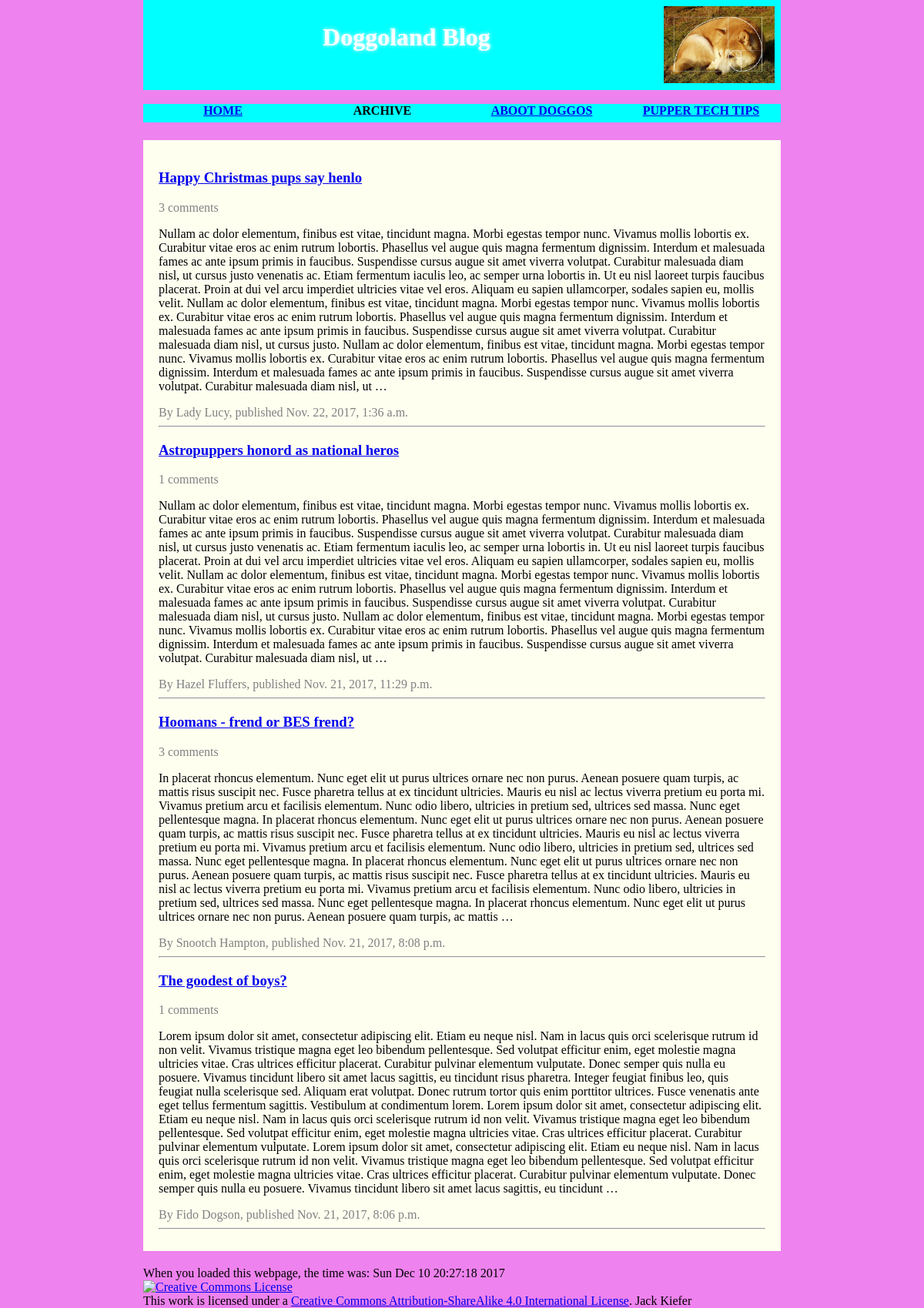
The page /blog/archive on the database its author committed.
### blog/models.py (models this page shows, shortened)
class Blog(models.Model):
    title = models.CharField(max_length=200)
    author_name = models.CharField(max_length=50)
    content = models.TextField(max_length = 2000)
    posted_date = models.DateTimeField('date posted')

### blog/views.py (the view)
def archive(request):
    curTime = time.strftime("%c")
    blog_list = Blog.objects.order_by('-posted_date')
    template = loader.get_template('blog/archive.html')
    context = {
        'blog_list': blog_list,
        'curTime': curTime,
    }
    return HttpResponse(template.render(context,request))

### blog/templates/blog/archive.html (shortened to what this page needs)
{% load static %}
<!DOCTYPE html>
<html lang="en">
    <head>
        <link rel="stylesheet" type="text/css" href="{% static 'blog/style.css' %}">
    </head>
    <body>
    <header>
        <h1> Doggoland Blog </h1>
        <img src="{% static 'blog/fibbonaci.jpg'%}" alt="f i b b o n a c i  b o y e" />
    </header>
    <nav>
      <ul>
        <li><a href="{% url 'blog:index' %}">Home</a></li>
        <li><span>Archive</span></li>
        <li><a href="{% url 'blog:aboot' %}">Aboot doggos</a></li>
        <li><a href="{% url 'blog:tech' %}">Pupper Tech Tips</a></li>
      </ul>
    </nav>
    <main>
      <article>
      {% if blog_list %}
        {% for blog in blog_list%}
        <section>
          <h3><a href="{% url 'blog:detail' blog.id %}">{{ blog.title }}</a></h3>
          <font color="gray">{{ blog.comments_set.count }} comments</font>
          <p>
          {{ blog.content | truncatewords:200 }}
          </p>
          <font color="gray">By {{ blog.author_name }}, published {{ blog.posted_date }}</font></br>
        </section>
        <hr>
        {% endfor %}
      {% else %}
      <p> No blogs! No mames!</p>
      {% endif %}
      </article>
    </main>
    <footer>
    When you loaded this webpage, the time was: {{ curTime }}
    <br/>
    <a rel="license" href="http://creativecommons.org/licenses/by-sa/4.0/"><img alt="Creative Commons License" style="border-width:0" src="https://i.creativecommons.org/l/by-sa/4.0/88x31.png" /></a><br />This work is licensed under a <a rel="license" href="http://creativecommons.org/licenses/by-sa/4.0/">Creative Commons Attribution-ShareAlike 4.0 International License</a>. Jack Kiefer
    </footer>
   </body>
</html>

### blog/static/blog/style.css (style rules this page uses)
html { margin: 0; padding: 0; }
body { margin: 0; padding: 0; background-color: violet; width: 69%; margin: 0 auto; }
h1, h2, h3 { font-family: cursive; }
header { margin-bottom: 15px; display: flex; padding: 1%; background-color: cyan; }
header img { display: block; height: 100px; }
h1 { flex: 5; font-size: 2em; text-align: center; text-shadow: 0px 0px 5px white; color: white; }
nav { height: 30px; display: flex; flex: 100%; }
nav ul { display: flex; flex: 2; list-style-type: none; padding: 0; margin: 3px auto; background-color: cyan; }
nav li { text-align: center; display: inline; flex: 1; }
nav a, nav span { display: inline-block; height: 20px; font-weight: bold; text-transform: uppercase; }
main { display: flex; margin: 20px auto; }
article { flex: 3; padding: 20px 20px 20px 20px; background-color: #FFFFF0; }

### rows shown on the page
Blog: title "Happy Christmas pups say henlo", comments_set.count "3", content "Nullam ac dolor elementum, finibus est vitae, tincidunt magna. Morbi egestas tempor nunc. Vivamus mollis lobortis ex. Curabitur vitae eros ac enim rutrum lobortis. Phasellus vel augue quis magna fermentum dignissim. Interdum et malesuada fames ac ante ipsum primis in faucibus. Suspendisse cursus augue sit amet viverra volutpat. Curabitur malesuada diam nisl, ut cursus justo venenatis ac. Etiam fermentum iaculis leo, ac semper urna lobortis in. Ut eu nisl laoreet turpis faucibus placerat. Proin at dui vel arcu imperdiet ultricies vitae vel eros. Aliquam eu sapien ullamcorper, sodales sapien eu, mollis velit. Nullam ac dolor elementum, finibus est vitae, tincidunt magna. Morbi egestas tempor…", author_name "Lady Lucy", posted_date "Nov. 22, 2017, 1:36 a.m."
Blog: title "Astropuppers honord as national heros", comments_set.count "1", content "Nullam ac dolor elementum, finibus est vitae, tincidunt magna. Morbi egestas tempor nunc. Vivamus mollis lobortis ex. Curabitur vitae eros ac enim rutrum lobortis. Phasellus vel augue quis magna fermentum dignissim. Interdum et malesuada fames ac ante ipsum primis in faucibus. Suspendisse cursus augue sit amet viverra volutpat. Curabitur malesuada diam nisl, ut cursus justo venenatis ac. Etiam fermentum iaculis leo, ac semper urna lobortis in. Ut eu nisl laoreet turpis faucibus placerat. Proin at dui vel arcu imperdiet ultricies vitae vel eros. Aliquam eu sapien ullamcorper, sodales sapien eu, mollis velit. Nullam ac dolor elementum, finibus est vitae, tincidunt magna. Morbi egestas tempor…", author_name "Hazel Fluffers", posted_date "Nov. 21, 2017, 11:29 p.m."
Blog: title "Hoomans - frend or BES frend?", comments_set.count "3", content "In placerat rhoncus elementum. Nunc eget elit ut purus ultrices ornare nec non purus. Aenean posuere quam turpis, ac mattis risus suscipit nec. Fusce pharetra tellus at ex tincidunt ultricies. Mauris eu nisl ac lectus viverra pretium eu porta mi. Vivamus pretium arcu et facilisis elementum. Nunc odio libero, ultricies in pretium sed, ultrices sed massa. Nunc eget pellentesque magna. In placerat rhoncus elementum. Nunc eget elit ut purus ultrices ornare nec non purus. Aenean posuere quam turpis, ac mattis risus suscipit nec. Fusce pharetra tellus at ex tincidunt ultricies. Mauris eu nisl ac lectus viverra pretium eu porta mi. Vivamus pretium arcu et facilisis elementum. Nunc odio libero,…", author_name "Snootch Hampton", posted_date "Nov. 21, 2017, 8:08 p.m."
Blog: title "The goodest of boys?", comments_set.count "1", content "Lorem ipsum dolor sit amet, consectetur adipiscing elit. Etiam eu neque nisl. Nam in lacus quis orci scelerisque rutrum id non velit. Vivamus tristique magna eget leo bibendum pellentesque. Sed volutpat efficitur enim, eget molestie magna ultricies vitae. Cras ultrices efficitur placerat. Curabitur pulvinar elementum vulputate. Donec semper quis nulla eu posuere. Vivamus tincidunt libero sit amet lacus sagittis, eu tincidunt risus pharetra. Integer feugiat finibus leo, quis feugiat nulla scelerisque sed. Aliquam erat volutpat. Donec rutrum tortor quis enim porttitor ultrices. Fusce venenatis ante eget tellus fermentum sagittis. Vestibulum at condimentum lorem. Lorem ipsum dolor sit amet,…", author_name "Fido Dogson", posted_date "Nov. 21, 2017, 8:06 p.m."

### other values the page prints
{{ curTime }} "Sun Dec 10 20:27:18 2017"
